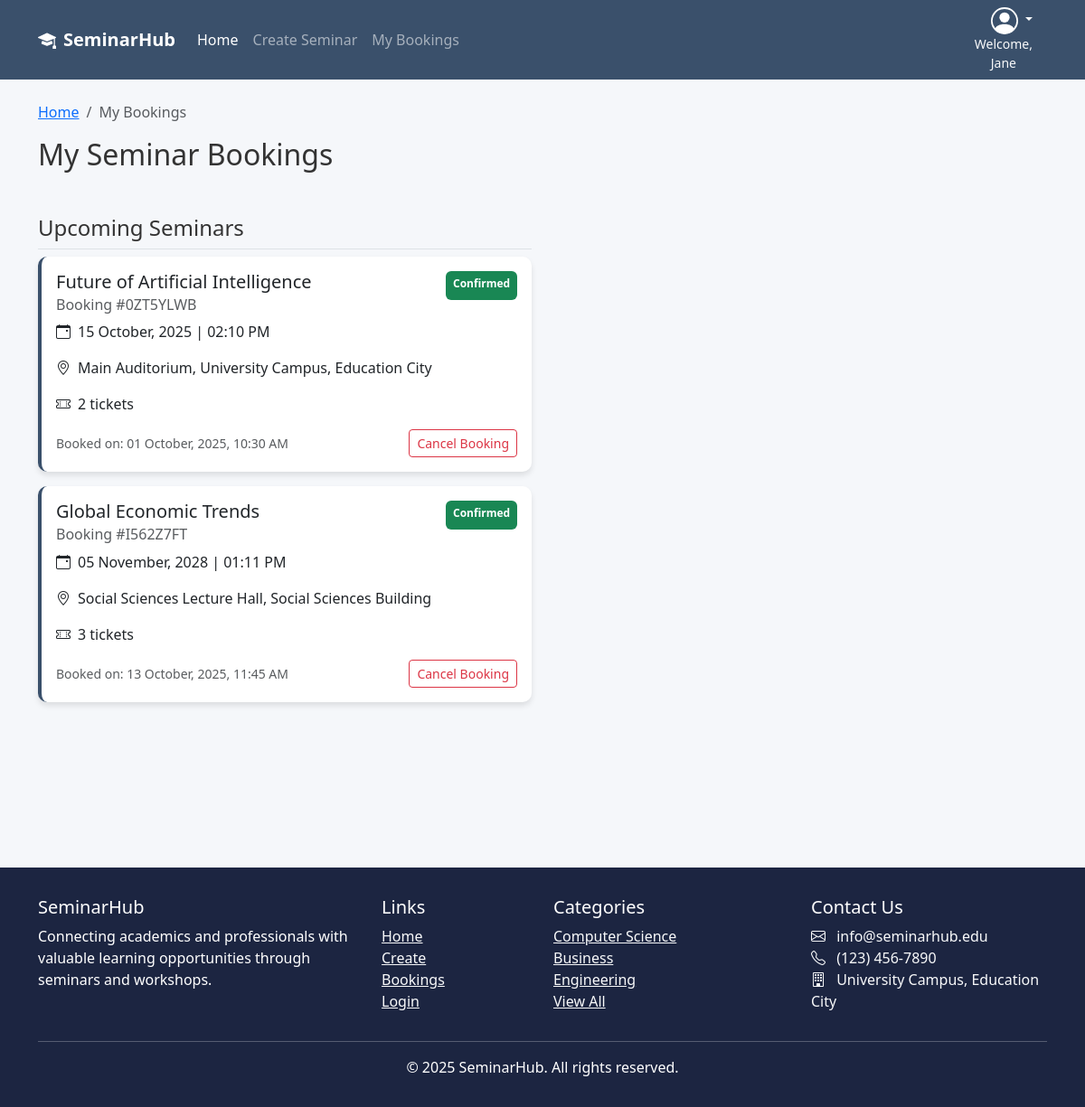
The app's page /bookings (signed in) with its own data.
### SeminarHub/models.py (models this page shows, shortened)
class User(db.Model, UserMixin):
    __tablename__ = 'users'
    id = db.Column(db.Integer, primary_key=True)
    first_name = db.Column(db.String(64), index=True)
    last_name = db.Column(db.String(64), index=True)
    email = db.Column(db.String(64), unique=True)
    password_hash = db.Column(db.String(256), nullable=False)
    number = db.Column(db.String(64), nullable=False)
    address = db.Column(db.String(256), nullable=False)
    bookings = db.relationship("Booking", backref="user")

class Booking(db.Model):
    __tablename__ = 'bookings'
    id = db.Column(db.Integer, primary_key=True)
    booking_number = db.Column(db.String(32), index=True, unique=True)
    quantity = db.Column(db.Integer, index=True, nullable=False)
    booking_date = db.Column(db.DateTime, nullable=False)
    status = db.Column(db.String(32), default="Confirmed")
    user_id = db.Column(db.Integer, db.ForeignKey("users.id"))
    event_id = db.Column(db.Integer, db.ForeignKey("events.id"))

class Event(db.Model):
    __tablename__ = "events"
    id = db.Column(db.Integer, primary_key=True)
    title = db.Column(db.String(150), nullable=False)
    description = db.Column(db.Text, nullable=False)
    category = db.Column(db.String(64))
    location = db.Column(db.String(120))
    capacity = db.Column(db.Integer, default=0)
    status = db.Column(db.String(16), default="Open")
    start_dt = db.Column(db.DateTime, nullable=False)
    end_dt = db.Column(db.DateTime, nullable=False)
    image_url = db.Column(db.String(255))
    speaker = db.Column(db.String(120))
    speaker_bio = db.Column(db.Text)
    owner_user_id = db.Column(db.Integer, db.ForeignKey("users.id"))
    owner = db.relationship("User", backref="owned_events")
    comments = db.relationship("Comment", back_populates="event", cascade="all, delete-orphan")
    orders = db.relationship("Order", back_populates="event", cascade="all, delete-orphan")
    bookings = db.relationship("Booking", backref = "event")

### SeminarHub/views.py (the view)
@main_bp.route('/bookings')
@login_required
def booking():
    confirmed_bookings = Booking.query.filter(Booking.status == "Confirmed", Booking.user_id == current_user.id).all()
    completed_bookings = Booking.query.filter(Booking.status == 'Completed', Booking.user_id == current_user.id).all()
    return render_template('bookings.html', confirmed_bookings=confirmed_bookings, completed_bookings=completed_bookings, heading = 'My Bookings | ')

### SeminarHub/templates/bookings.html (shortened to what this page needs)
{% extends 'base.html' %}
{% block content %}
<div class="container mt-4">
    <nav aria-label="breadcrumb">
        <ol class="breadcrumb">
            <li class="breadcrumb-item"><a href="index.html">Home</a></li>
            <li class="breadcrumb-item active" aria-current="page">My Bookings</li>
        </ol>
    </nav>
    <h2 class="mb-5">My Seminar Bookings</h2>
    {% if confirmed_bookings or completed_bookings %}
    <div class="row">
        {% if confirmed_bookings %}
        <div class="col-lg-6">
            <h4 class="border-bottom pb-2">Upcoming Seminars</h4>
            {% for booking in confirmed_bookings %}
            {% if booking.status == "Confirmed" %}
            <div class="card booking-card mb-3">
                <div class="card-body">
                    <div class="d-flex justify-content-between">
                        <h5 class="card-title">{{booking.event.title}}</h5>
                        <span class="badge bg-success py-2">{{booking.status}}</span>
                    </div>
                    <h6 class="card-subtitle mb-2 text-muted">Booking #{{booking.booking_number}}</h6>
                    <p class="card-text"><i class="bi bi-calendar-event me-2"></i>{{booking.event.start_dt.strftime("%d %B, %Y | %I:%m %p")}}</p>
                    <p class="card-text"><i class="bi bi-geo-alt me-2"></i>{{booking.event.location}}</p>
                    <p class="card-text"><i class="bi bi-ticket-perforated me-2"></i>{{booking.quantity}} tickets</p>
                    <div class="d-flex justify-content-between align-items-center">
                        <small class="text-muted">Booked on: {{booking.booking_date.strftime("%d %B, %Y, %I:%M %p")}}</small>
                        <button class="btn btn-sm btn-outline-danger">Cancel Booking</button>
                    </div>
                </div>
            </div>
            {% endif %}
            {% endfor %}
        </div>
        {% endif %}
    </div>
    {% else %}
    <h4 class="p-5 text-center">No Bookings Currently</h4>
    {% endif %}
</div>
{% endblock %}

### SeminarHub/templates/base.html (shortened to what this page needs)
<!DOCTYPE html>
<html lang="en">
<head>
    <link href="https://cdn.jsdelivr.net/npm/bootstrap@5.3.0/dist/css/bootstrap.min.css" rel="stylesheet">
    <link rel="stylesheet" href="https://cdn.jsdelivr.net/npm/bootstrap-icons@1.10.0/font/bootstrap-icons.css">
    <link rel="stylesheet" href="{{ url_for('static', filename='style/stylesheet.css') }}">
</head>
<body>
    <header>
        {% include("_navigation.html") %}
  </header>
  <main class="vh-100">
    {% block content %}{% endblock %}
  </main>
    <footer class="mt-5">
        <div class="container">
            <div class="row">
                <div class="col-md-4">
                    <h5>SeminarHub</h5>
                    <p>Connecting academics and professionals with valuable learning opportunities through seminars and workshops.</p>
                </div>
                <div class="col-md-2">
                    <h5>Links</h5>
                    <ul class="list-unstyled">
                        <li><a href="{{ url_for('main.index') }}" class="text-light">Home</a></li>
                        <li><a href="{{ url_for('main.create') }}" class="text-light">Create</a></li>
                        <li><a href="{{url_for('main.booking')}}" class="text-light">Bookings</a></li>
                        <li><a href="#" class="text-light">Login</a></li>
                    </ul>
                </div>
                <div class="col-md-3">
                    <h5>Categories</h5>
                    <ul class="list-unstyled">
                        <li><a href="#" class="text-light">Computer Science</a></li>
                        <li><a href="#" class="text-light">Business</a></li>
                        <li><a href="#" class="text-light">Engineering</a></li>
                        <li><a href="#" class="text-light">View All</a></li>
                    </ul>
                </div>
                <div class="col-md-3">
                    <h5>Contact Us</h5>
                    <address class="text-light">
                        <i class="bi bi-envelope me-2"></i> info@seminarhub.edu<br>
                        <i class="bi bi-telephone me-2"></i> (123) 456-7890<br>
                        <i class="bi bi-building me-2"></i> University Campus, Education City
                    </address>
                </div>
            </div>
            <hr class="bg-light">
            <div class="text-center">
                <p class="mb-0">© 2025 SeminarHub. All rights reserved.</p>
            </div>
        </div>
    </footer>
</body>
</html>

### SeminarHub/templates/_navigation.html (shortened to what this page needs)
<nav class="navbar navbar-expand-lg navbar-dark sticky-top mb-3">
    <div class="container">
        <a class="navbar-brand fw-bold" href="{{ url_for('main.index') }}">
            <i class="bi bi-mortarboard-fill me-2"></i>SeminarHub
        </a>
        {% if current_user.is_authenticated %}
        <div class="ms-auto order-lg-last text-end">
            <div class="dropdown pe-3">
                <a href="#" class="d-block link-body-emphasis text-decoration-none dropdown-toggle text-light" data-bs-toggle="dropdown" aria-expanded="false">
                </a>
                <small class="d-block text-center text-light">Welcome, <br> {{ current_user.first_name }}</small>
            </div>
        </div>
        {% endif %}
        <div class="collapse navbar-collapse" id="navbarNav">
            <ul class="navbar-nav me-auto">
                <li class="nav-item">
                    <a class="nav-link active" href="{{ url_for('main.index') }}">Home</a>
                </li>
                <li class="nav-item">
                    <a class="nav-link" href="{{url_for('main.create')}}">Create Seminar</a>
                </li>
                <li class="nav-item">
                    <a class="nav-link" href="{{url_for('main.booking')}}">My Bookings</a>
                </li>
            </ul>
        </div>
    </div>
</nav>

### SeminarHub/static/style/stylesheet.css (style rules this page uses)
:root { --primary: #3a506b; --secondary: #5bc0be; --light: #f8f9fa; --dark: #1c2541; --accent: #e07a5f; }
body { font-family: 'Segoe UI', Tahoma, Geneva, Verdana, sans-serif; background-color: #f5f7fa; color: #333; }
.navbar { background-color: var(--primary); }
footer { background-color: var(--dark); color: white; padding: 2rem 0; margin-top: 3rem; }
.card { border: none; border-radius: 10px; box-shadow: 0 4px 6px rgba(0, 0, 0, 0.1); transition: transform 0.3s ease; }
.booking-card { border-left: 4px solid var(--primary); transition: transform 0.2s; }

### records on screen
User: first_name "Jane"
Booking: event "Future of Artificial Intelligence", status "Confirmed", booking_number "0ZT5YLWB", event.start_dt "15 October, 2025 | 02:10 PM", event.location "Main Auditorium, University Campus, Education City", quantity "2", booking_date "01 October, 2025, 10:30 AM"
Booking: event "Global Economic Trends", status "Confirmed", booking_number "I562Z7FT", event.start_dt "05 November, 2028 | 01:11 PM", event.location "Social Sciences Lecture Hall, Social Sciences Building", quantity "3", booking_date "13 October, 2025, 11:45 AM"
